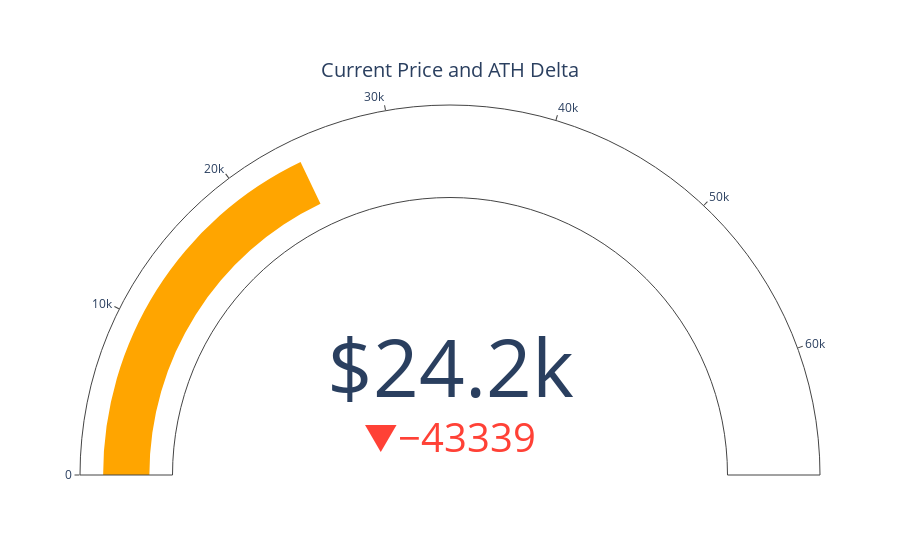

The notebook cell saved with this chart:
### Code cell
import plotly.graph_objects as go

fig = go.Figure(go.Indicator(
    domain = {'x': [0, 1], 'y': [0, 1]},
    value = df.price.iloc[-1],
    mode = "gauge+number+delta",
    title = {'text': "Current Price and ATH Delta"},
    number = {'prefix': "$"},
    delta = {'reference': df.price[df['price']==df.price.max()].tolist()[0], "valueformat": ".0f"},
    gauge = {'axis': {'range': [None, df.price[df['price']==df.price.max()].tolist()[0]]},
    'bar': {'color': "orange"}}))

fig.show()
fig.write_html("../static/priceath.html")

### Figure 1 — Plotly figure (JSON) as saved in the notebook; plotly's stock layout.template omitted (floating-point values rounded to 4 significant figures)
{"data": [{"delta": {"reference": 67530.0, "valueformat": ".0f"}, "domain": {"x": [0, 1], "y": [0, 1]}, "gauge": {"axis": {"range": [null, 67530.0]}, "bar": {"color": "orange"}}, "mode": "gauge+number+delta", "number": {"prefix": "$"}, "title": {"text": "Current Price and ATH Delta"}, "type": "indicator", "value": 24190.0}], "layout": {}}
